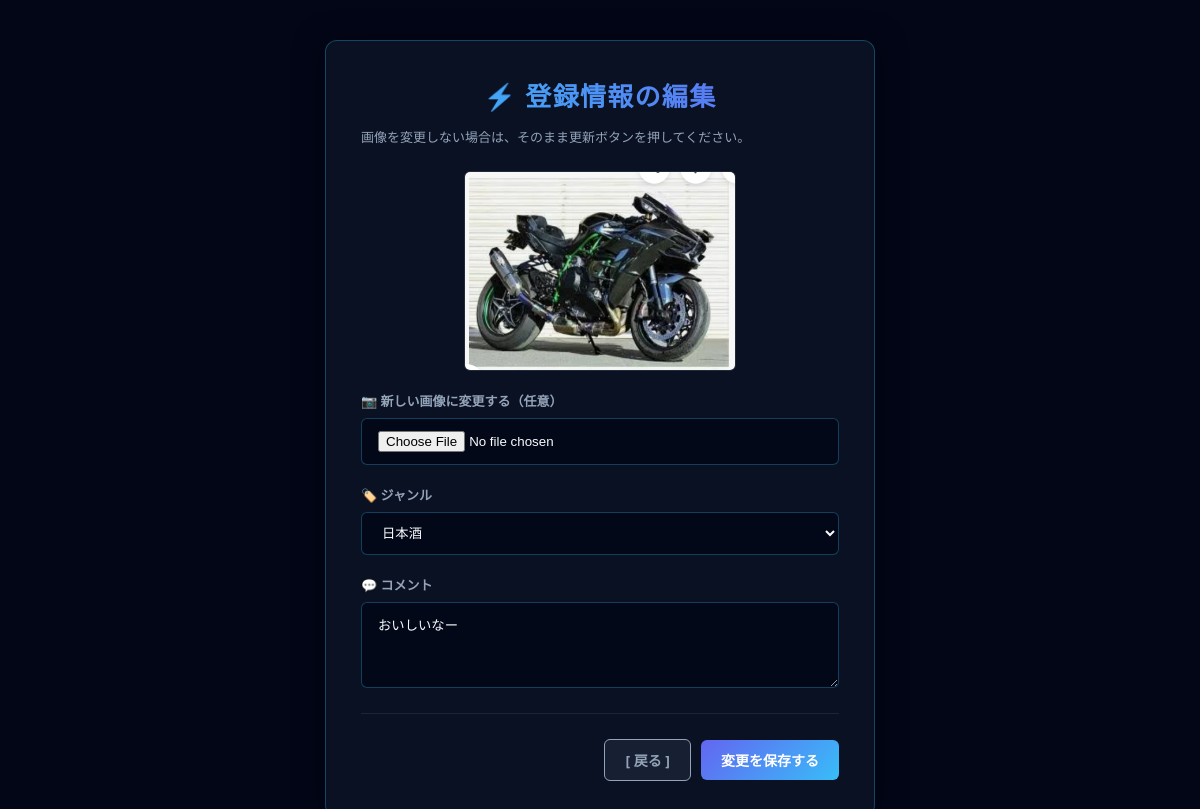
The app's page /detector/edit/1 (signed in) with its own data.
### apps/detector/models.py (models this page shows)
class UserImage(db.Model):
    __tablename__ = "user_images"
    id = db.Column(db.Integer, primary_key=True)
    user_id = db.Column(db.String, db.ForeignKey("users.id"))
    image_path = db.Column(db.String)
    comment = db.Column(db.Text)  # コメント
    genre = db.Column(db.String(30))  # ジャンル
    is_detected = db.Column(db.Boolean, default=False)
    created_at = db.Column(db.DateTime, default=datetime.now)
    updated_at = db.Column(
        db.DateTime, default=datetime.now, onupdate=datetime.now
    )

### apps/detector/views.py (the view, shortened to what this page needs)
@detector.route("/edit/<int:image_id>", methods=["GET", "POST"])
@login_required
def edit_image(image_id):
    image = UserImage.query.get_or_404(image_id)
    if int(image.user_id) != int(current_user.id):
        return redirect(url_for("detector.index"))
    form = EditForm(obj=image)
    return render_template("detector/edit.html", form=form,  image=image)

### apps/detector/forms.py
class EditForm(FlaskForm):
    image = FileField(
        "画像",
        validators=[
            FileRequired("おすすめのお酒の画像を入れてください♪"),
            FileAllowed(["png", "jpg", "jpeg"],
            "サポートされていない画像形式です。"),
        ]
    )
    genre = SelectField(
        "ジャンル",
        choices=[
            ("日本酒", "日本酒"),
            ("ビール", "ビール"),
            ("ワイン", "ワイン"),
            ("ウイスキー", "ウイスキー"),
            ("カクテル", "カクテル"),
            ("チューハイ", "チューハイ"),
            ("おつまみ", "おつまみ"),
            ("その他", "その他"),
        ],
        validators=[
            DataRequired()
        ],
    )
    comment = TextAreaField(
        "コメント",
        validators=[
            DataRequired(message="コメントを入力してください♬"),
            Length(max=300, message="コメントは300文字以内で入力してください。"),
        ],
    )
    submit = SubmitField("更新")

### apps/crud/models.py (called while the page is built)
@login_manager.user_loader
def load_user(user_id):
    return User.query.get(user_id)

### apps/detector/templates/detector/edit.html (shortened to what this page needs)
{% extends "detector/base.html" %}
{% block content %}
<div class="dt-content-width">
    <div class="dt-form-card">
        <h2 class="cyber-title">⚡ 登録情報の編集</h2>
        <p style="color: #94a3b8; font-size: 13px; margin-bottom: 25px;">画像を変更しない場合は、そのまま更新ボタンを押してください。</p>
        <form action="{{ url_for('detector.edit_image', image_id=image.id) }}" method="post" enctype="multipart/form-data" novalidate="novalidate">
            <div class="form-group" style="align-items: center;">
                <img src="{{ url_for('detector.image_file', filename=image.image_path) }}" alt="現在の画像" style="max-width: 100%; max-height: 200px; border-radius: 6px; border: 1px solid rgba(255,255,255,0.1);">
            </div>
            <div class="form-group">
                <label class="result-label">📷 新しい画像に変更する（任意）</label>
                {{ form.image(class="dt-search", style="width: 100%;") }}
            </div>
            <div class="form-group">
                <label class="result-label">🏷️ ジャンル</label>
                {{ form.genre(class="dt-search", style="width: 100%;") }}
            </div>
            <div class="form-group">
                <label class="result-label">💬 コメント</label>
                {{ form.comment(class="dt-search", rows="4", style="width: 100%; height: auto;") }}
            </div>
            <hr style="border: none; border-top: 1px solid rgba(100, 116, 139, 0.2); margin: 25px 0;">
            <div class="dt-button-group" style="justify-content: flex-end;">
                <a href="{{ url_for('detector.account', user_id=current_user.id) }}" class="cyber-btn cyber-btn-secondary">[ 戻る ]</a>
                {{ form.submit(class="cyber-btn cyber-btn-primary", value="変更を保存する") }}
            </div>
        </form>
    </div>
</div>
{% endblock %}

### apps/static/css/style.css (style rules this page uses)
html, body { margin: 0; padding: 0; width: 100%; height: 100%; background-color: #020617; color: #f8fafc; font-family: 'Segoe UI', Roboto, 'Helvetica Neue', 'Noto Sans JP', sans-serif; -webkit-font-smoothing: antialiased; -moz-osx-font-smoothing: grayscale; overflow-x: hidden; }
a { color: #38bdf8; text-decoration: none; transition: color 0.2s ease; }

### apps/static/css/detector.css (style rules this page uses)
.dt-content-width { width: 100%; max-width: 550px; box-sizing: border-box; display: flex; flex-direction: column; align-items: center; }
.dt-search { flex: 1; padding: 12px 16px; background: rgba(2, 6, 23, 0.75) !important; border: 1px solid rgba(56, 189, 248, 0.3) !important; border-radius: 6px !important; color: #f8fafc !important; outline: none; }
.cyber-title { font-size: 26px; font-weight: 800; letter-spacing: 0.05em; background: linear-gradient(90deg, #38bdf8, #6366f1); -webkit-background-clip: text; -webkit-text-fill-color: transparent; text-align: center; margin: 0; }
.dt-form-card { width: 100%; background: rgba(15, 23, 42, 0.65); border: 1px solid rgba(56, 189, 248, 0.3); border-radius: 12px; padding: 35px; box-shadow: 0 4px 30px rgba(0, 0, 0, 0.5); box-sizing: border-box; }
.form-group { margin-bottom: 20px; display: flex; flex-direction: column; gap: 8px; width: 100%; }
.result-label { color: #94a3b8; font-size: 13px; font-weight: 600; }
.cyber-btn { padding: 10px 20px; border-radius: 6px; font-weight: bold; cursor: pointer; transition: all 0.2s; border: none; font-size: 14px; text-decoration: none; display: inline-block; text-align: center; }
.cyber-btn-primary { background: linear-gradient(135deg, #6366f1, #38bdf8); color: white; }
.cyber-btn-secondary { background: rgba(148, 163, 184, 0.1); border: 1px solid #94a3b8; color: #94a3b8; }
.dt-button-group { display: flex; gap: 10px; align-items: center; }

### records on screen
UserImage: image_path (picture), genre "日本酒", comment "おいしいなー"
